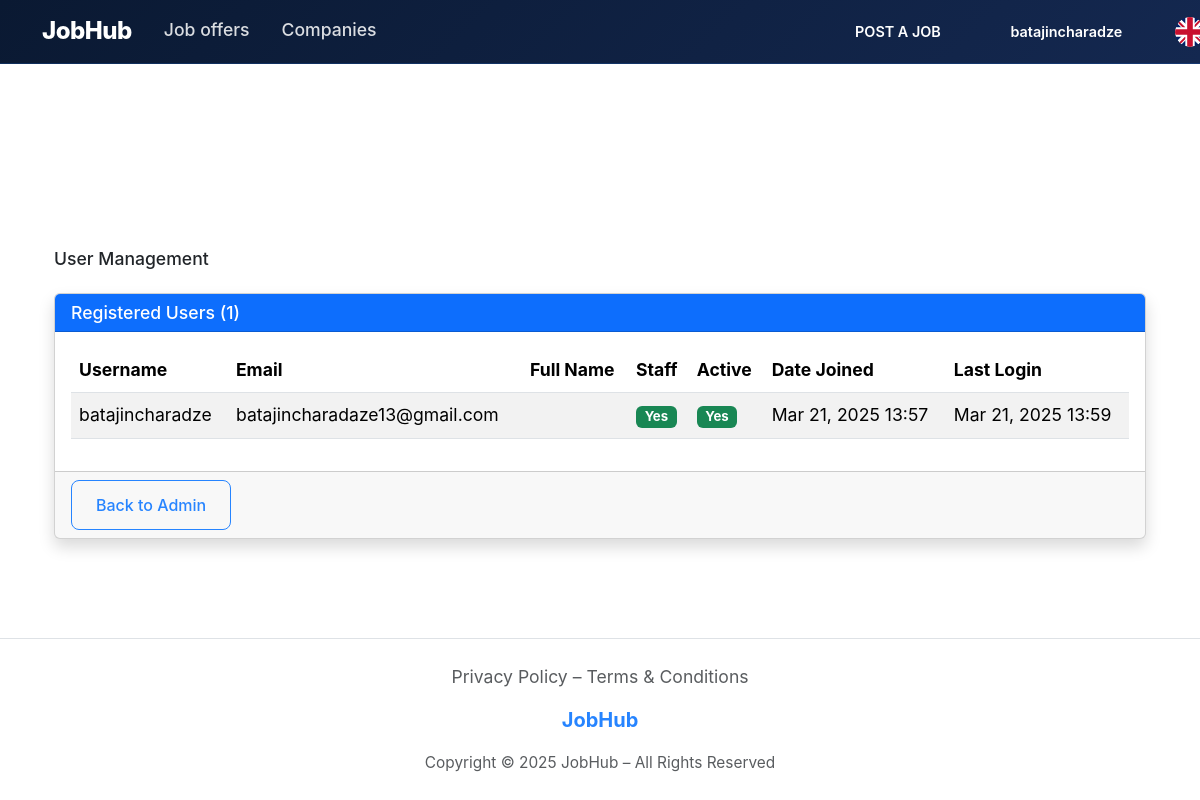
The app's page /en/manage/users/ (signed in), older data.
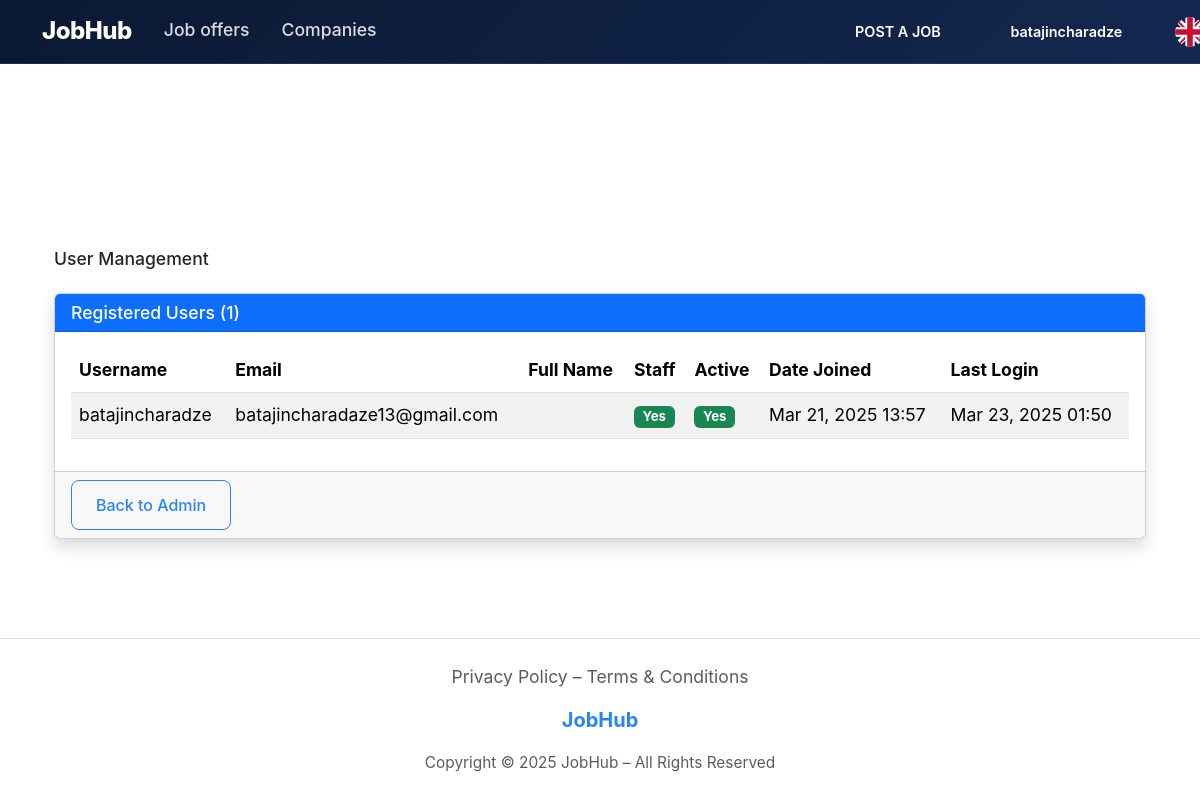
The same page, newer data.
### authentication/models.py (models this page shows)
class CustomUser(AbstractUser):
    email = models.EmailField(unique=True)
    full_name = models.CharField(max_length=255)
    created_at = models.DateTimeField(auto_now_add=True)
    updated_at = models.DateTimeField(auto_now=True)

### authentication/views.py (the view)
# urls.py: path('manage/users/', views.user_list, name='user_list'),
@staff_member_required
def user_list(request):
    users = CustomUser.objects.all().order_by('-date_joined')
    return render(request, 'authentication/user_list.html', {'users': users})

### jobhub/context_processors.py (called while the page is built)
def languages_processor(request):
    return {
        'languages': settings.LANGUAGES,
    }

### templates/authentication/user_list.html (shortened to what this page needs)
{% extends 'base.html' %}
{% load static %}
{% block content %}
<div class="container mt-5 pt-5">
    <div class="row">
        <div class="col-12">
            <h1 class="mb-4">User Management</h1>
            <div class="card shadow">
                <div class="card-header bg-primary text-white">
                    <h5 class="mb-0">Registered Users ({{ users.count }})</h5>
                </div>
                <div class="card-body">
                    <div class="table-responsive">
                        <table class="table table-striped table-hover">
                            <thead>
                                <tr>
                                    <th>Username</th>
                                    <th>Email</th>
                                    <th>Full Name</th>
                                    <th>Staff</th>
                                    <th>Active</th>
                                    <th>Date Joined</th>
                                    <th>Last Login</th>
                                </tr>
                            </thead>
                            <tbody>
                                {% for user in users %}
                                <tr>
                                    <td>{{ user.username }}</td>
                                    <td>{{ user.email }}</td>
                                    <td>{{ user.full_name }}</td>
                                    <td>{% if user.is_staff %}<span class="badge bg-success">Yes</span>{% else %}<span class="badge bg-secondary">No</span>{% endif %}</td>
                                    <td>{% if user.is_active %}<span class="badge bg-success">Yes</span>{% else %}<span class="badge bg-danger">No</span>{% endif %}</td>
                                    <td>{{ user.date_joined|date:"M d, Y H:i" }}</td>
                                    <td>{{ user.last_login|date:"M d, Y H:i"|default:"Never" }}</td>
                                </tr>
                                {% empty %}
                                <tr>
                                    <td colspan="7" class="text-center">No users found</td>
                                </tr>
                                {% endfor %}
                            </tbody>
                        </table>
                    </div>
                </div>
                <div class="card-footer">
                    <a href="{% url 'admin:index' %}" class="btn btn-outline-primary">Back to Admin</a>
                </div>
            </div>
        </div>
    </div>
</div>
{% endblock %}

### templates/base.html (shortened to what the changed rows need)
{% load static %}
{% load django_bootstrap5 %}
{% load i18n %}
<!DOCTYPE html>
<html lang="{{ LANGUAGE_CODE }}" data-bs-theme="light">
<head>
    {% bootstrap_css %}
    <link rel="stylesheet" href="https://cdn.jsdelivr.net/npm/bootstrap-icons@1.11.3/font/bootstrap-icons.min.css">
    <link rel="stylesheet" href="{% static 'css/style.css' %}" />
    <link rel="stylesheet" href="{% static 'css/hero.css' %}" />
    <link rel="stylesheet" href="{% static 'css/salary-slider.css' %}?v=1.0" />
    <link rel="stylesheet" href="{% static 'css/filters.css' %}" />
</head>
<body>
    <div class="navbar navbar-expand-lg fixed-top">
        <div class="container">
            <div class="collapse navbar-collapse" id="navbarNav">
                <div class="d-flex align-items-center gap-3">
                    {% if not user.is_authenticated %}
                        <div class="dropdown dropdown-align-right">
                            <button class="btn-sign-in dropdown-toggle" id="authDropdown" data-bs-toggle="dropdown" aria-expanded="false">
                                <i class="bi bi-person-circle"></i>
                                <span>{% trans "LOG IN" %}</span>
                                <i class="bi bi-chevron-down ms-1"></i>
                            </button>
                            <div class="dropdown-menu dropdown-menu-end" aria-labelledby="authDropdown">
                                <div class="dropdown-header">{% trans "SIGN IN" %}</div>
                                <a class="dropdown-item" href="{% url 'authentication:login' %}?next={{ request.path }}&type=candidate">
                                    <i class="bi bi-person"></i>{% trans "Candidate" %}
                                </a>
                                <a class="dropdown-item" href="{% url 'authentication:login' %}?next={{ request.path }}&type=recruiter">
                                    <i class="bi bi-building"></i>{% trans "Recruiter" %}
                                </a>
                                <div class="dropdown-divider"></div>
                                <div class="dropdown-header">{% trans "SIGN UP" %}</div>
                                <a class="dropdown-item" href="{% url 'authentication:signup' %}?next={{ request.path }}&type=candidate">
                                    <i class="bi bi-person-plus"></i>{% trans "Candidate" %}
                                </a>
                                <a class="dropdown-item" href="{% url 'authentication:signup' %}?next={{ request.path }}&type=recruiter">
                                    <i class="bi bi-building-add"></i>{% trans "Recruiter" %}
                                </a>
                            </div>
                        </div>
                    {% else %}
                        <div class="dropdown dropdown-align-right">
                            <button class="btn-sign-in dropdown-toggle" id="userDropdown" data-bs-toggle="dropdown" aria-expanded="false">
                                <i class="bi bi-person-circle"></i>
                                <span>{{ user.username }}</span>
                                <i class="bi bi-chevron-down ms-1"></i>
                            </button>
                        </div>
                    {% endif %}
                </div>
            </div>
        </div>
    </div>
    <main class="container py-4">
        {% block content %}{% endblock %}
    </main>
</body>
</html>

Row changes from the older to the newer data that the page shows:
changed CustomUser "batajincharadze": last_login "Mar 21, 2025 13:59" → "Mar 23, 2025 01:50"
